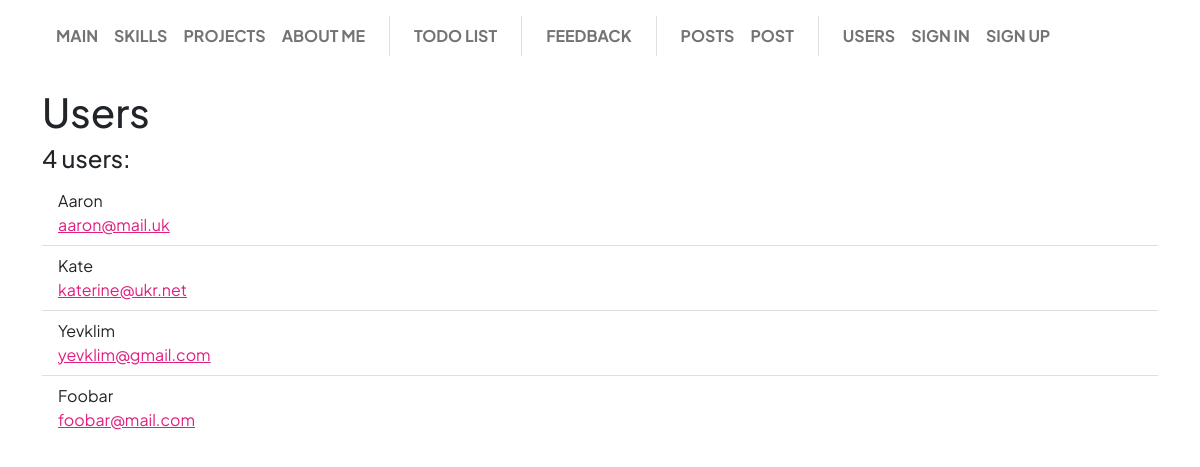
The page /user/list on the database its author committed.
### app/user/models.py (models this page shows, shortened)
class User(db.Model, UserMixin):
    __tablename__ = "user"
    id = Column(Integer, primary_key=True)
    username = Column(String(20), unique=True, nullable=False)
    email = Column(String(120), unique=True, nullable=False)
    image_file = Column(String(20), nullable=False, default="default.jpg")
    about_me = Column(String(512), nullable=True, default="")
    last_seen = Column(DateTime(True), nullable=True)
    password_hash = Column(String(128))
    @property
    def password(self):
        """
        Password cannot be accessed
        """
        raise AttributeError("password is not a readable attribute")

### app/user/views.py (the view)
@user_blueprint.route('/list')
def list():
    all_users = User.query.all()
    return render_template("user/list.html", all_users=all_users)

### app/base/menu.py (called while the page is built)
@base_blueprint.app_context_processor
def inject_menu():
    return dict(menu=__menu__.__iter__(), menu_separator=__separator__)

    @property
    def url(self):
        return url_for(self.endpoint)

    @property
    def visible(self):
        return not self.visibility_lambda or self.visibility_lambda()

### app/user/views.py (called while the page is built)
@user_blueprint.after_request
def user_last_seen_update(response):
    if current_user and current_user.is_authenticated:
        current_user.last_seen = datetime.now()
        db.session.commit()
    return response

### app/user/templates/user/list.html (shortened to what this page needs)
{% extends "base/base.html" %}
{% block page_body %}
<h1>Users</h1>
{% if all_users.__len__() > 0 %}
<h4>
    {{ all_users.__len__() }} users:
</h4>
<ul class="list-group list-group-flush">
    {% for user in all_users %}
    <li class="list-group-item">
        <span> {{ user["username"] }} </span>
        <br/>
        <a class="text-secondary" href="mailto:{{ user['email'] }}"> {{ user["email"] }} </a>
    </li>
    {% endfor%}
</ul>
{% else %}
<h4>
    No users
</h4>
{% endif %}
{% endblock %}

### app/base/templates/base/base.html (shortened to what this page needs)
<!DOCTYPE html>
<html lang="en">
<head>
    {% block page_styles %}
    <link href="{{ url_for('base.static', filename='css/bootstrap.min.css') }}" rel="stylesheet">
    <link href="{{ url_for('base.static', filename='css/bootstrap-theme.css') }}" rel="stylesheet">
    <link href="{{ url_for('base.static', filename='css/custom.css') }}" rel="stylesheet">
    {% endblock %}
</head>
<body class="min-vh-100 d-flex flex-column">
    {% include "base/base_nav.html" %}
    <div class="container flex-grow-1 mt-3">
        {% block page_body %}{% endblock %}
    </div>
</body>
</html>

### app/base/templates/base/base_nav.html (shortened to what this page needs)
<nav class="navbar navbar-expand-lg position-sticky-lg top-0 z-3 navbar-light bg-transparent py-3">
  <div class="container-fluid px-5">
    <div class="collapse navbar-collapse" id="collapsableContent">
      <ul class="navbar-nav me-auto mb-2 mb-lg-0 fw-bolder bg-white rounded">
        {%for item in menu %}
          {% if item == menu_separator %}
            <li class="border-top border-top-lg-0 border-start-lg mx-lg-3 nav-sep"></li>
          {% elif item.visible %}
            <li class="nav-item">
              <a class="nav-link" href="{{ item.url }}"> {{ item.name | upper }} </a>
            </li>
          {% endif %}
        {% endfor %}
      </ul>
    </div>
  </div>
</nav>

### app/base/static/css/custom.css (style rules this page uses)
@media (min-width: 992px) { .position-sticky-lg { position: sticky !important; } }

### rows shown on the page
User: username "Aaron", email "aaron@mail.uk"
User: username "Kate", email "katerine@ukr.net"
User: username "Yevklim", email "yevklim@gmail.com"
User: username "Foobar", email "foobar@mail.com"

### other values the page prints
{{ item.name | upper }} "MAIN" "SKILLS" "PROJECTS" "ABOUT ME" "TODO LIST" "FEEDBACK" "POSTS" "POST" "USERS" "SIGN IN" "SIGN UP"
{{ all_users.__len__() }} "4"
